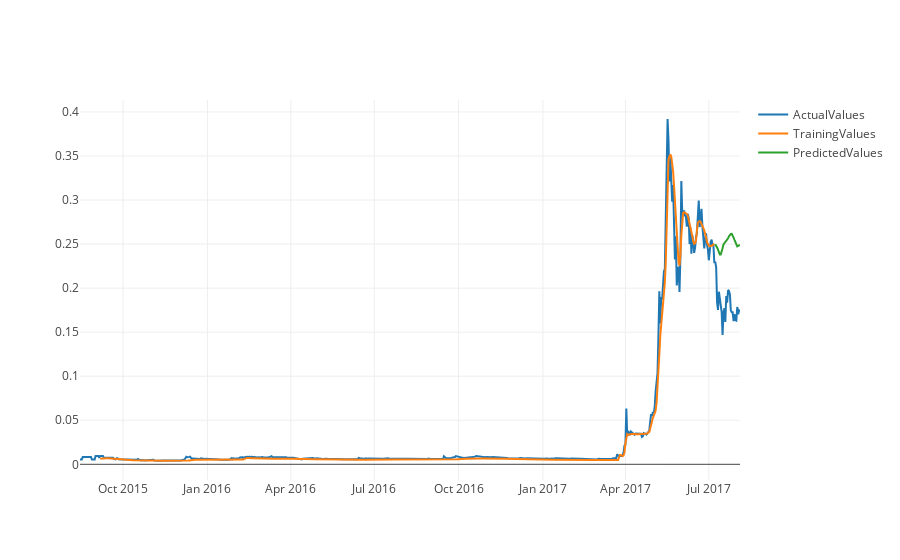

Source (notebook cell):
### Code cell
USDT_XRP = nextDayPrediction('USDT_XRP', 'poloniex',N = 1)

### Figure 1 — Plotly figure (JSON) as saved in the notebook; plotly's stock layout.template omitted (floating-point values rounded to 4 significant figures; data arrays with more than 128 entries replaced by an {"elided": "..."} marker saying what was removed)
{"data": [{"name": "ActualValues", "type": "scatter", "x": {"elided": "721 str values"}, "y": {"elided": "721 float values"}}, {"name": "TrainingValues", "type": "scatter", "x": {"elided": "721 str values"}, "y": {"elided": "721 float values"}}, {"name": "PredictedValues", "type": "scatter", "x": {"elided": "721 str values"}, "y": {"elided": "721 float values"}}], "layout": {}}
